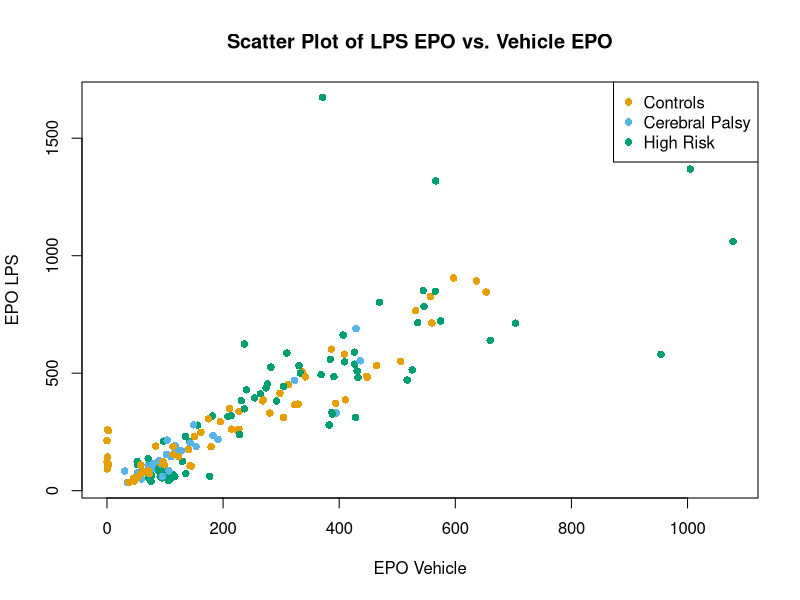
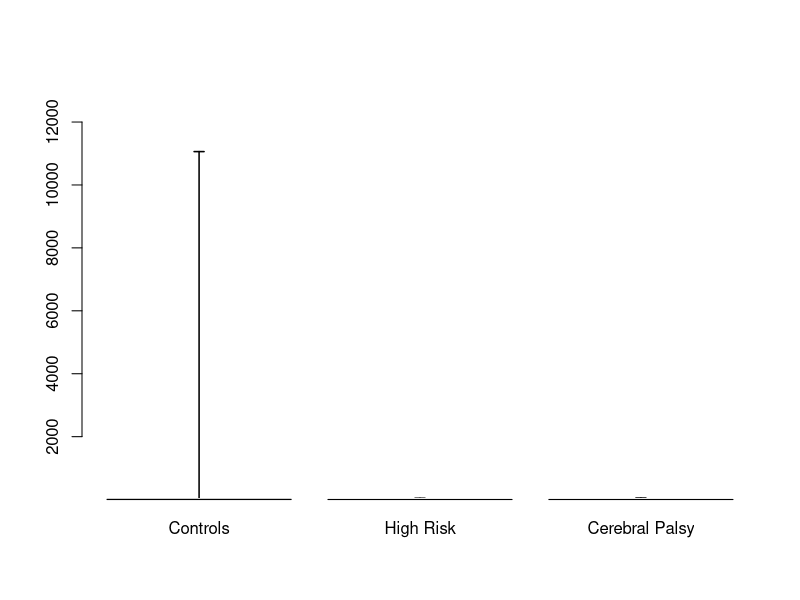
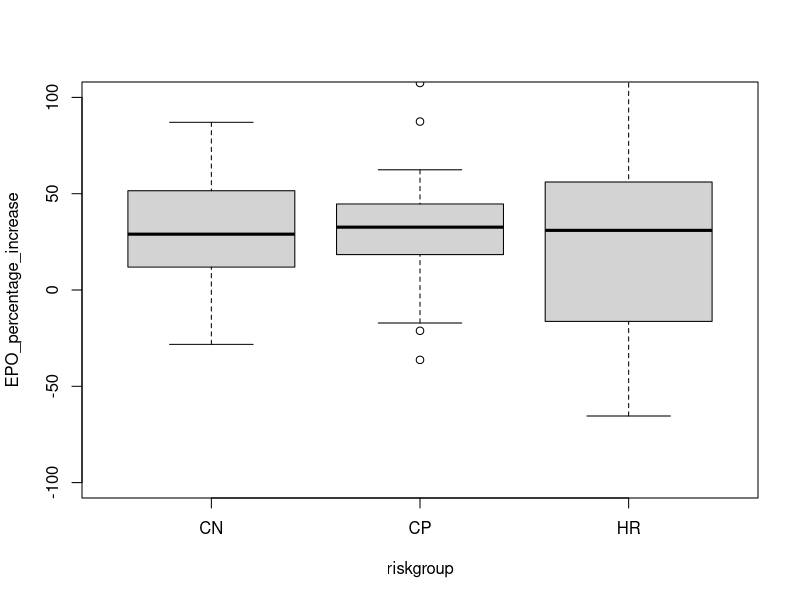
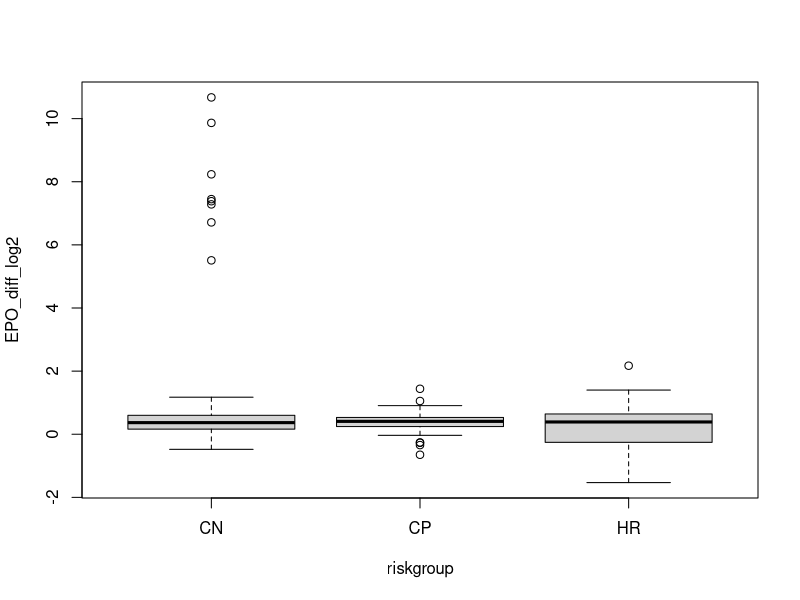
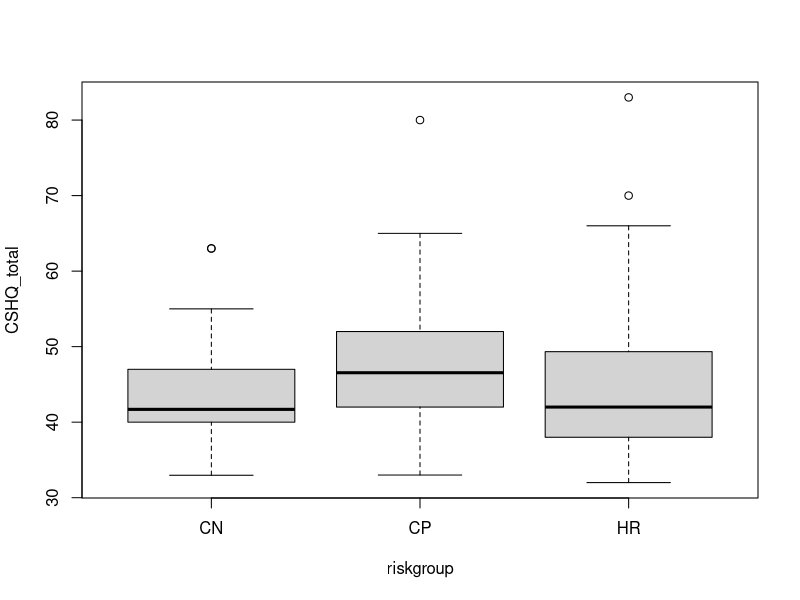

Source code (R) for these figures, in order: (Note: this script raises an error after producing the figures.)
data_full <- read.csv('./eleanor_data_full.csv')

cbPalette <- c("#999999", "#E69F00", "#56B4E9", "#009E73", "#F0E442", "#0072B2", "#D55E00", "#CC79A7")



# Scatter plot of vehicle EPO vs. LPS EPO

plot(
  data_full$EPO, 
  data_full$EPO_LPS, 
  col = cbPalette[2:8][factor(data_full$riskgroup)],
  pch = 16,
  xlab = 'EPO Vehicle',
  ylab = 'EPO LPS',
  main = 'Scatter Plot of LPS EPO vs. Vehicle EPO' 
)

legend(
  'topright',
  legend = c('Controls', 'Cerebral Palsy', 'High Risk'),
  pch = 16,
  col = cbPalette[2:8][factor(levels(factor(data_full$riskgroup)))]
)


# Creating a bar chart of percentage increase in the value of vehicle by LPS for each of the groups

data_full$EPO_percentage_increase <- 100*(data_full$EPO_LPS - data_full$EPO)/(data_full$EPO) 

CN_percentage_increase_EPO_mean <- mean(data_full$EPO_percentage_increase[data_full$riskgroup == 'CN'], na.rm = TRUE)
HR_percentage_increase_EPO_mean <- mean(data_full$EPO_percentage_increase[data_full$riskgroup == 'HR'], na.rm = TRUE)
CP_percentage_increase_EPO_mean <- mean(data_full$EPO_percentage_increase[data_full$riskgroup == 'CP'], na.rm = TRUE)
  
CN_percentage_increase_EPO_ci <- t.test(data_full$EPO_percentage_increase[data_full$riskgroup == 'CN'])$conf.int
HR_percentage_increase_EPO_ci <- t.test(data_full$EPO_percentage_increase[data_full$riskgroup == 'HR'])$conf.int
CP_percentage_increase_EPO_ci <- t.test(data_full$EPO_percentage_increase[data_full$riskgroup == 'CP'])$conf.int

means <- c(CN_percentage_increase_EPO_mean, HR_percentage_increase_EPO_mean, CP_percentage_increase_EPO_mean)
ci <- rbind(CN_percentage_increase_EPO_ci, HR_percentage_increase_EPO_ci, CP_percentage_increase_EPO_ci)

bp <- barplot(
  names = c('Controls','High Risk','Cerebral Palsy'),
  height = log(means),
  ylim = c(min(ci[,2]), max(ci[,2]))*1.2
)
arrows(x0 = bp, y0 = ci[,1],
       x1 = bp, y1 = ci[,2],
       angle = 90, code = 3, length = 0.05, lwd = 1.5)

boxplot(EPO_percentage_increase ~ riskgroup, data = data_full, ylim = c(-100,100))

# Assessing differences using Kruskal-Wallis
kw_test_EPO_percentage_increase <- kruskal.test(EPO_percentage_increase ~ riskgroup, data = data_full)
# Applying ANOVA test
anova_test_EPO_percentage_increase <- aov(EPO_percentage_increase ~ riskgroup, data = data_full)

# Kruskal-Wallis gives a non-significant p, but anova gives almost significant one (likely an artifact of the extreme outliers)

# Looking at the log ratio values instead of the percentage increase

boxplot(EPO_diff_log2 ~ riskgroup, data = data_full)

# Assessing differences using Kruskal-Wallis
kw_test_EPO_log_ratio <- kruskal.test(EPO_diff_log2 ~ riskgroup, data = data_full)
# Applying ANOVA test
anova_test_EPO_log_ratio <- aov(EPO_diff_log2 ~ riskgroup, data = data_full)

#Similar results found for log ratio







# Looking at the CSHQ total scores now and testing for differences between groups

boxplot(CSHQ_total ~ riskgroup, data = data_full)

# Formal test with Kruskal-Wallis

kw_test_CSHQ_scores <- kruskal.test(CSHQ_total ~ riskgroup, data = data_full)

# kw test gives a significant p value, looking at the post-hoc Dunn's test to see where these differences lie


dunn_test_CSHQ <- dunnTest(CSHQ_total ~ riskgroup, data = data_full)

#This gives a significant difference between the CP group and the HR group. 
tapply(data_full$CSHQ_total, data_full$riskgroup, mean, na.rm = TRUE)
tapply(data_full$CSHQ_total, data_full$riskgroup, median, na.rm = TRUE)
# CSHQ total is significantly greater in the CP group than in the HR group
